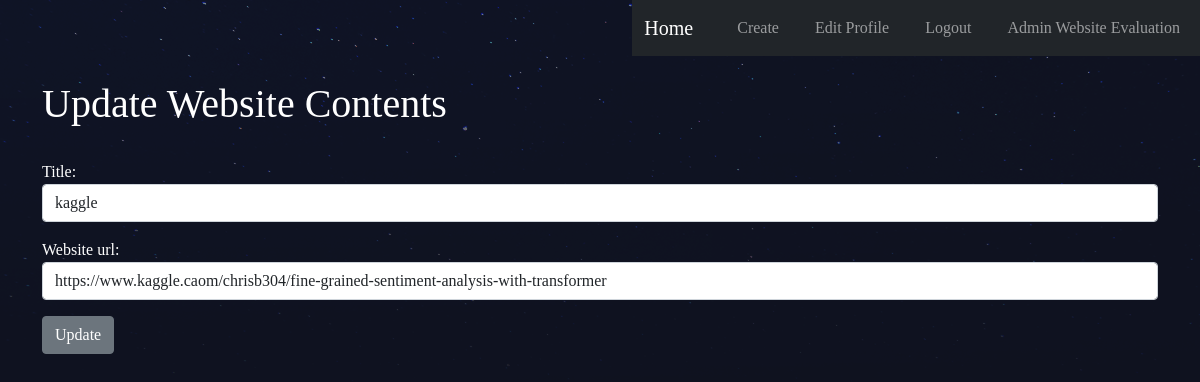
Page /edit/kaggle/9 (signed in) on the committed database.
### main/models.py (models this page shows, shortened)
class Post(models.Model):
    title = models.CharField(max_length=255)
    slug = models.SlugField(max_length=250, null=True, blank=True)
    website_url = models.URLField(max_length=250)
    date = models.DateTimeField(auto_now_add=True)
    author = models.ForeignKey(User, on_delete=models.CASCADE)

### main/views.py (the view)
# urls.py: path('edit/<slug>/<int:pk>', UpdateWebsiteView.as_view(), name="Update-Website"),
class UpdateWebsiteView(UpdateView):
    model = Post
    form_class = PostForm
    template_name = 'update_website.html'

### main/forms.py
class PostForm(forms.ModelForm):
    class Meta:
        model = Post
        fields = ('title', 'website_url')
        widgets = {
            'title': forms.TextInput(attrs={'class':'form-control'}),
            'website_url': forms.URLInput(attrs={'class': 'form-control'}),
        }

### main/templates/update_website.html (shortened to what this page needs)
{% extends 'base.html' %}
{% block content %}
    {% if user.is_authenticated %}
        {% if user.id == post.author.id %}
            <h1>Update Website Contents</h1>
            <br>
            <div class="form-group">
            <form method="post">
                {{ form.as_p }}
                <button class="btn btn-secondary">Update</button>
            </form>
            </div>
        {% else %}
        <h1>Error:404 Not Found! Please Log In with Correct User</h1>
        {% endif %}
    {% else %}
        <h1>Error:404 Not Found! Please Log In</h1>
    {% endif %}
{% endblock %}

### main/templates/base.html (shortened to what this page needs)
<!doctype html>
<html lang="en">
  <head>
    <link href="https://cdn.jsdelivr.net/npm/bootstrap@5.0.0-beta3/dist/css/bootstrap.min.css" rel="stylesheet">
    {% load static %}
    <link rel="stylesheet" type="text/css" href="{% static 'main/style.css' %}">
  </head>
  <body>
    <nav class="navbar navbar-expand-lg navbar-dark bg-dark">
  <div class="container-fluid">
    <a class="navbar-brand" href="{% url 'home' %}">Home</a>
    <div class="collapse navbar-collapse" id="navbarNav">
      <ul class="navbar-nav">
          {% if user.is_authenticated %}
          <li class="nav-item">
          <a class="nav-link" aria-current="page" href="{% url 'Add-Website' %}">Create</a>
          </li>
          <li class="nav-item">
          <a class="nav-link" href="{% url 'Edit-Profile' %}">Edit Profile</a>
          </li>
          <li class="nav-item">
          <a class="nav-link" href="{% url 'logout' %}">Logout</a>
          </li>
          {% endif %}
      </ul>
      <ul class="navbar-nav ms-auto">
        {% if user.is_authenticated %}
            <li class="nav-item">
                <a class="nav-link" href="{% url 'Edit-Profile' %}">
                    {{ user.first_name }}
                    {{ user.last_name }}
                </a>
            </li>
        {% endif %}
      </ul>
    </div>
  </div>
</nav>
    <br>
    <div class="container">
        {% block content %}
        {% endblock %}
    </div>
  </body>
</html>

### main/static/main/style.css (style rules this page uses)
body { background-color: #0f121f; background-image: url(stars.png); background-repeat-y: no-repeat; color: #fff; }
body * { font-family: Ubuntu; }
a, a:hover, a:visited { color: #fff; text-decoration: none; }
nav { justify-self: end; }
nav li { display: inline-block; margin-left: 20px; }

### rows in the picture
Post: title "kaggle", website_url "https://www.kaggle.caom/chrisb304/fine-grained-sentiment-analysis-with-transformer"

### other values in the picture
{{ user.first_name }} "Admin"
{{ user.last_name }} "Website Evaluation"
